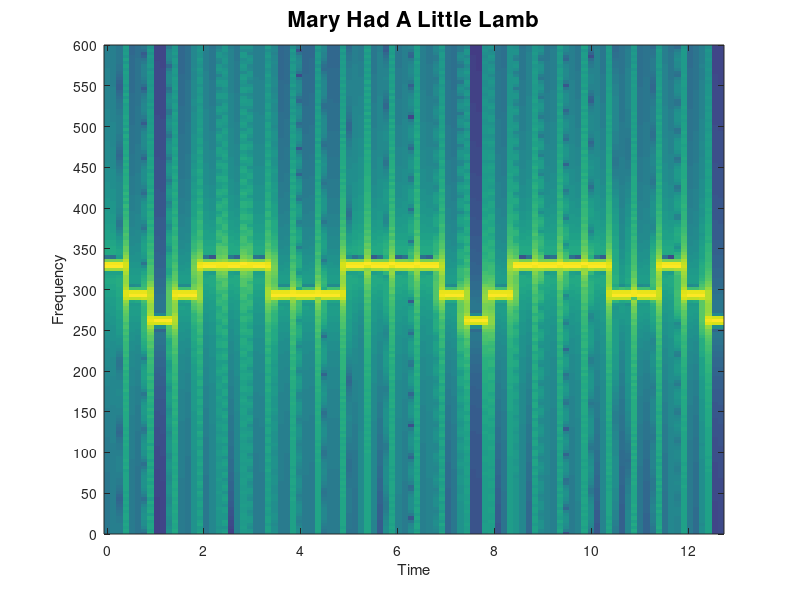
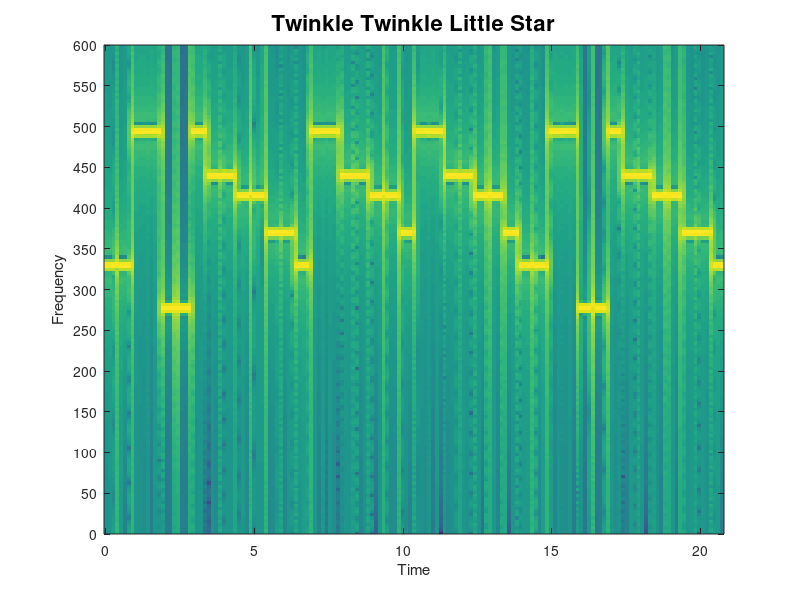
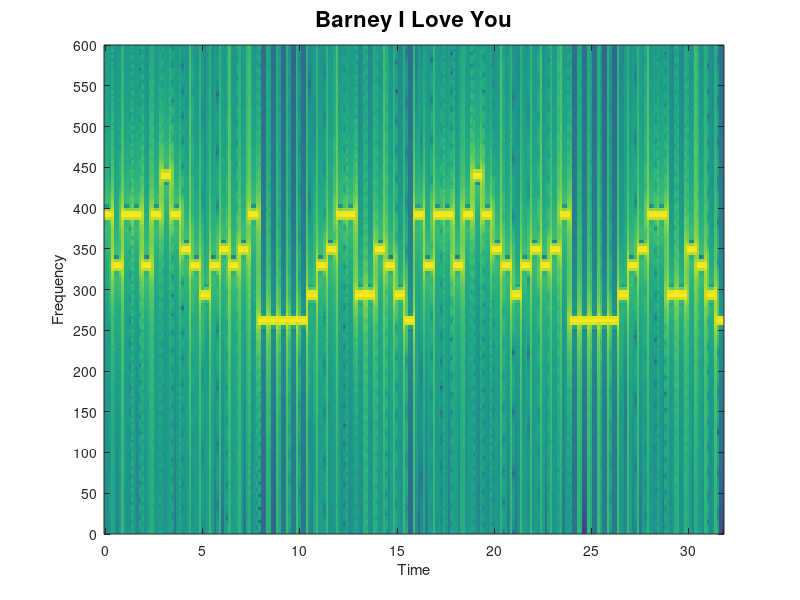

Write the MATLAB code that produced these figures, in order.
%%%%%%%%%%%%%%%%%%%%%%%%%%%%%%%%%%%%%%%%%%%%%%%%%%%%%%%%%%%%%%%%%%%%%%%%%%%
% Cleaning
%%%%%%%%%%%%%%%%%%%%%%%%%%%%%%%%%%%%%%%%%%%%%%%%%%%%%%%%%%%%%%%%%%%%%%%%%%%

clear all, close all, home

%%%%%%%%%%%%%%%%%%%%%%%%%%%%%%%%%%%%%%%%%%%%%%%%%%%%%%%%%%%%%%%%%%%%%%%%%%%
% Notes
%%%%%%%%%%%%%%%%%%%%%%%%%%%%%%%%%%%%%%%%%%%%%%%%%%%%%%%%%%%%%%%%%%%%%%%%%%%

%Defining the notes
note=@(freq)cos(2*pi*freq.*[0:1/8000:0.5]);

%Freq of the 4th note in each octave in Hz
C=note(261.63);
Cs=note(277.18);
D=note(293.66);
Ds=note(311.13);
E=note(329.63);
F=note(349.23);
Fs=note(369.99);
G=note(392);
Gs=note(415.3);
A=note(440);
As=note(466.16);
B=note(493.88);

%%%%%%%%%%%%%%%%%%%%%%%%%%%%%%%%%%%%%%%%%%%%%%%%%%%%%%%%%%%%%%%%%%%%%%%%%%%
% Songs
%%%%%%%%%%%%%%%%%%%%%%%%%%%%%%%%%%%%%%%%%%%%%%%%%%%%%%%%%%%%%%%%%%%%%%%%%%%
song_Mary=[E,D,C,D,E,E,E,D,D,D,E,E,E,E,D,C,D,E,E,E,E,D,D,E,D,C];
song_Twinkle=[E,E,B,B,Cs,Cs,B,A,A,Gs,Gs,Fs,Fs,E,B,B,A,A,Gs,Gs,Fs,B,B,A,A,...
    Gs,Gs,Fs,E,E,B,B,Cs,Cs,B,A,A,Gs,Gs,Fs,Fs,E];
song_Barney=[G,E,G,G,E,G,A,G,F,E,D,E,F,E,F,G,C,C,C,C,C,D,E,F,G,G,D,D,F,E,...
    D,C,G,E,G,G,E,G,A,G,F,E,D,E,F,E,F,G,C,C,C,C,C,D,E,F,G,G,D,D,F,E,D,C];

%Mary Plot
figure
specgram(song_Mary,2048,8000,hamming(2048),1024);
title('Mary Had A Little Lamb','FontSize',16)
set(gca,'YLim',[0 600]),set(gca,'YTick',[0:50:600])

%Twinkle Plot
figure
specgram(song_Twinkle,2048,8000,hamming(2048),1024);
title('Twinkle Twinkle Little Star','FontSize',16)
set(gca,'YLim',[0 600]),set(gca,'YTick',[0:50:600])

%Barney
figure
specgram(song_Barney,2048,8000,hamming(2048),1024);
title('Barney I Love You','FontSize',16)
set(gca,'YLim',[0 600]),set(gca,'YTick',[0:50:600])